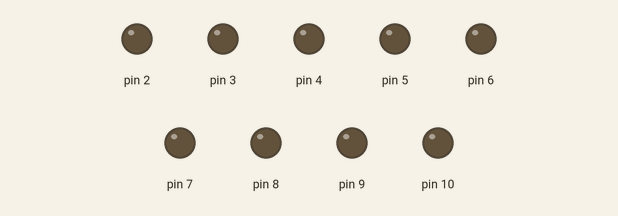
Bench run of a sketch on a simulated Arduino Mega 2560, built with avr-gcc and run on an emulated ATmega2560. On the bench: output pins drawn as LEDs (lit = HIGH).

Above: at 2.4 s.
At 7.52 s:
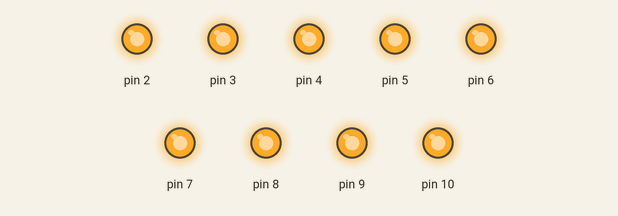
At 12.4 s:
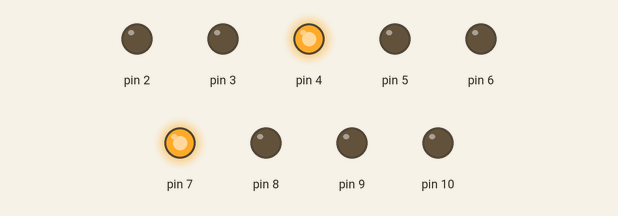
At 12.77 s:
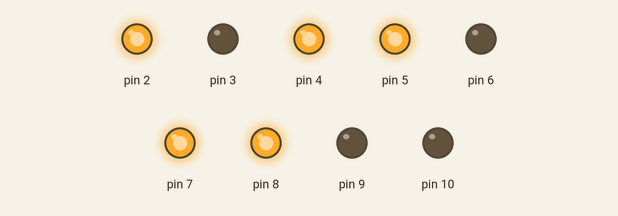
At 13.2 s:
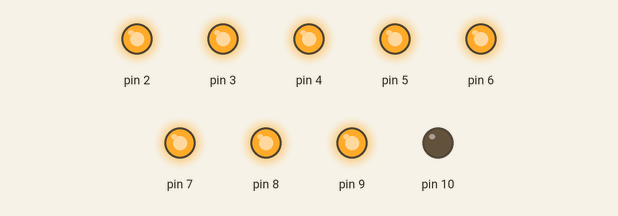
At 13.8 s:
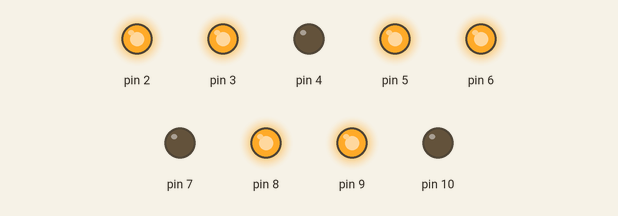
Timing chart, 0 to 20.1 s (numbered marks = the images above):
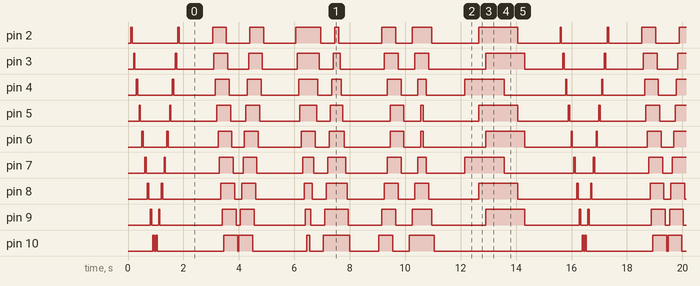

The sketch:

20_Mega_led_Chaser.ino
```cpp
/***********************************************************
Project Title : Mega LED Chaser
Organisation: Soham Academy Of Human Excellence
Website: https://ria.sohamacademy.org/
***********************************************************/

void setup()
{
pinMode(2,OUTPUT);
pinMode(3,OUTPUT);
pinMode(4,OUTPUT);
pinMode(5,OUTPUT);
pinMode(6,OUTPUT);
pinMode(7,OUTPUT);
pinMode(8,OUTPUT);
pinMode(9,OUTPUT);
pinMode(10,OUTPUT);
}

void loop()
{
int i;


// 1st pattern repeat 1 times

     for(i=1; i<=10; i++)
     {
      digitalWrite(i,HIGH);
      delay(50);
      digitalWrite(i,LOW);
      delay(50);
     }

     for(i=10; i>=1; i--)
     {
      digitalWrite(i,HIGH);
      delay(50);
      digitalWrite(i,LOW);
      delay(50);
     }
     delay(1000);


//2nd pattern repeat 1 times

    for(i=1; i<=10 ; i++)
    {
     digitalWrite(i,HIGH);
     delay(50);
    }

    for(i=1; i<=10 ; i++)
    {
     digitalWrite(i,LOW);
     delay(50);
    }


    for(i=10; i>=1 ; i--)
    {
     digitalWrite(i,HIGH);
     delay(50);
    }

    for(i=10; i>=1 ; i--)
    {
     digitalWrite(i,LOW);
     delay(50);
    }
    delay(1000);

//3rd pattern repeat 1 times

    for(i=1; i<=10 ; i++)
    {
     digitalWrite(i,HIGH);
     delay(50);
    }
    for(i=11; i>=1 ; i--)
    {
     digitalWrite(i,LOW);
     delay(50);
    }

    for(i=10; i>=1 ; i--)
    {
     digitalWrite(i,HIGH);
     delay(50);
    }
    for(i=1; i<=10 ; i++)
    {
     digitalWrite(i,LOW);
     delay(50);
    }
    delay(1000);


//4th pattern repeat 1 times

    for(i=1; i<=5 ; i++)
    {
     digitalWrite(i,HIGH);
     digitalWrite(11-i,HIGH);
     delay(100);
    }
    for(i=1; i<=5 ; i++)
    {
     digitalWrite(i,LOW);
     digitalWrite(11-i,LOW);
     delay(100);
    }
    delay(100);
    for(i=1; i<=5 ; i++)
    {
     digitalWrite(i,HIGH);
     digitalWrite(11-i,HIGH);
     delay(100);
    }
    for(i=5; i>=1 ; i--)
    {
     digitalWrite(i,LOW);
     digitalWrite(11-i,LOW);
     delay(100);
    }
    delay(1000);

//5th pattern rpeat 1 time

    for(i=1 ; i<=3 ; i++)
     {
      digitalWrite(i,HIGH);
      digitalWrite(i+3,HIGH);
      digitalWrite(i+6,HIGH);
      delay(500/i);
     }
     delay(500);

    for(i=1 ; i<=3 ; i++)
     {
      digitalWrite(i,LOW);
      digitalWrite(i+3,LOW);
      digitalWrite(i+6,LOW);
      delay(500/i);
     }

    delay(1000);


}
```

Measured:
- by itself, pin 10: repeats every 15.5 s: LOW 0.05 s, HIGH 0.05 s, LOW 2.4 s, HIGH 0.50 s, LOW 0.05 s, HIGH 0.50 s, LOW 2.0 s, HIGH 0.10 s, LOW 0.50 s, HIGH 0.95 s, LOW 1.1 s, HIGH 0.50 s, LOW 0.60 s, HIGH 0.90 s, LOW 5.3 s, HIGH 0.05 s
- by itself, pin 2: repeats every 15.5 s: LOW 1.7 s, HIGH 0.05 s, LOW 1.2 s, HIGH 0.50 s, LOW 0.85 s, HIGH 0.50 s, LOW 1.2 s, HIGH 0.90 s, LOW 0.50 s, HIGH 0.15 s, LOW 1.6 s, HIGH 0.50 s, LOW 0.60 s, HIGH 0.70 s, LOW 1.7 s, HIGH 1.4 s, LOW 1.5 s, HIGH 0.05 s
- by itself, everything shown: repeats every 15.5 s, in 134 steps
